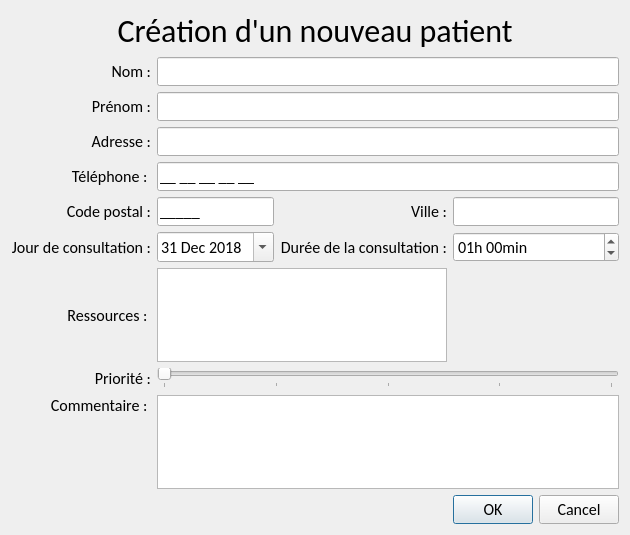
<?xml version="1.0" encoding="UTF-8"?>
<ui version="4.0">
 <class>CreatePatientDialog</class>
 <widget class="QDialog" name="CreatePatientDialog">
  <property name="geometry">
   <rect>
    <x>0</x>
    <y>0</y>
    <width>630</width>
    <height>535</height>
   </rect>
  </property>
  <property name="font">
   <font>
    <family>Calibri</family>
    <pointsize>12</pointsize>
   </font>
  </property>
  <property name="windowTitle">
   <string>Dialog</string>
  </property>
  <layout class="QGridLayout" name="gridLayout">
   <item row="6" column="0">
    <widget class="QLabel" name="label_4">
     <property name="font">
      <font>
       <family>Calibri</family>
      </font>
     </property>
     <property name="text">
      <string>Code postal :</string>
     </property>
     <property name="alignment">
      <set>Qt::AlignRight|Qt::AlignTrailing|Qt::AlignVCenter</set>
     </property>
    </widget>
   </item>
   <item row="11" column="0" colspan="4">
    <spacer name="verticalSpacer_2">
     <property name="orientation">
      <enum>Qt::Vertical</enum>
     </property>
     <property name="sizeHint" stdset="0">
      <size>
       <width>20</width>
       <height>40</height>
      </size>
     </property>
    </spacer>
   </item>
   <item row="6" column="2">
    <widget class="QLabel" name="label_11">
     <property name="font">
      <font>
       <family>Calibri</family>
      </font>
     </property>
     <property name="text">
      <string>Ville :</string>
     </property>
     <property name="alignment">
      <set>Qt::AlignRight|Qt::AlignTrailing|Qt::AlignVCenter</set>
     </property>
    </widget>
   </item>
   <item row="9" column="1" colspan="3">
    <widget class="QSlider" name="horizontalSliderPriority">
     <property name="font">
      <font>
       <family>Calibri</family>
      </font>
     </property>
     <property name="minimum">
      <number>1</number>
     </property>
     <property name="maximum">
      <number>5</number>
     </property>
     <property name="pageStep">
      <number>1</number>
     </property>
     <property name="orientation">
      <enum>Qt::Horizontal</enum>
     </property>
     <property name="tickPosition">
      <enum>QSlider::TicksBelow</enum>
     </property>
     <property name="tickInterval">
      <number>1</number>
     </property>
    </widget>
   </item>
   <item row="7" column="1">
    <widget class="QDateEdit" name="dateEditConsultationDay">
     <property name="font">
      <font>
       <family>Calibri</family>
      </font>
     </property>
     <property name="dateTime">
      <datetime>
       <hour>0</hour>
       <minute>0</minute>
       <second>0</second>
       <year>2018</year>
       <month>12</month>
       <day>31</day>
      </datetime>
     </property>
     <property name="calendarPopup">
      <bool>true</bool>
     </property>
    </widget>
   </item>
   <item row="3" column="0">
    <widget class="QLabel" name="label">
     <property name="font">
      <font>
       <family>Calibri</family>
      </font>
     </property>
     <property name="text">
      <string>Prénom :</string>
     </property>
     <property name="alignment">
      <set>Qt::AlignRight|Qt::AlignTrailing|Qt::AlignVCenter</set>
     </property>
    </widget>
   </item>
   <item row="0" column="0" colspan="4">
    <widget class="QLabel" name="labelTitle">
     <property name="font">
      <font>
       <family>Calibri</family>
       <pointsize>24</pointsize>
      </font>
     </property>
     <property name="text">
      <string>Création d'un nouveau patient</string>
     </property>
     <property name="alignment">
      <set>Qt::AlignCenter</set>
     </property>
    </widget>
   </item>
   <item row="3" column="1" colspan="3">
    <widget class="QLineEdit" name="lineEditSurname">
     <property name="font">
      <font>
       <family>Calibri</family>
      </font>
     </property>
     <property name="inputMask">
      <string>&gt;A&lt;xxxxxxxxxxxxxxxxxxx</string>
     </property>
     <property name="text">
      <string/>
     </property>
    </widget>
   </item>
   <item row="10" column="0">
    <widget class="QLabel" name="label_9">
     <property name="font">
      <font>
       <family>Calibri</family>
      </font>
     </property>
     <property name="text">
      <string>Commentaire : </string>
     </property>
     <property name="alignment">
      <set>Qt::AlignRight|Qt::AlignTop|Qt::AlignTrailing</set>
     </property>
    </widget>
   </item>
   <item row="2" column="0">
    <widget class="QLabel" name="label_2">
     <property name="sizePolicy">
      <sizepolicy hsizetype="Preferred" vsizetype="Preferred">
       <horstretch>0</horstretch>
       <verstretch>0</verstretch>
      </sizepolicy>
     </property>
     <property name="font">
      <font>
       <family>Calibri</family>
      </font>
     </property>
     <property name="text">
      <string>Nom :</string>
     </property>
     <property name="alignment">
      <set>Qt::AlignRight|Qt::AlignTrailing|Qt::AlignVCenter</set>
     </property>
    </widget>
   </item>
   <item row="12" column="3">
    <widget class="QDialogButtonBox" name="buttonBox">
     <property name="font">
      <font>
       <family>Calibri</family>
      </font>
     </property>
     <property name="orientation">
      <enum>Qt::Horizontal</enum>
     </property>
     <property name="standardButtons">
      <set>QDialogButtonBox::Cancel|QDialogButtonBox::Ok</set>
     </property>
    </widget>
   </item>
   <item row="4" column="1" colspan="3">
    <widget class="QLineEdit" name="lineEditAddress">
     <property name="font">
      <font>
       <family>Calibri</family>
      </font>
     </property>
     <property name="inputMask">
      <string/>
     </property>
     <property name="maxLength">
      <number>32767</number>
     </property>
    </widget>
   </item>
   <item row="7" column="3">
    <widget class="QTimeEdit" name="timeEditDuration">
     <property name="font">
      <font>
       <family>Calibri</family>
      </font>
     </property>
     <property name="minimumTime">
      <time>
       <hour>0</hour>
       <minute>0</minute>
       <second>0</second>
      </time>
     </property>
     <property name="displayFormat">
      <string>HH'h 'mm'min'</string>
     </property>
     <property name="time">
      <time>
       <hour>1</hour>
       <minute>0</minute>
       <second>0</second>
      </time>
     </property>
    </widget>
   </item>
   <item row="4" column="0">
    <widget class="QLabel" name="label_3">
     <property name="font">
      <font>
       <family>Calibri</family>
      </font>
     </property>
     <property name="text">
      <string>Adresse :</string>
     </property>
     <property name="textFormat">
      <enum>Qt::PlainText</enum>
     </property>
     <property name="alignment">
      <set>Qt::AlignRight|Qt::AlignTrailing|Qt::AlignVCenter</set>
     </property>
    </widget>
   </item>
   <item row="2" column="1" colspan="3">
    <widget class="QLineEdit" name="lineEditName">
     <property name="font">
      <font>
       <family>Calibri</family>
      </font>
     </property>
     <property name="inputMask">
      <string>&gt;A&lt;xxxxxxxxxxxxxxxxxxx</string>
     </property>
    </widget>
   </item>
   <item row="9" column="0">
    <widget class="QLabel" name="label_8">
     <property name="font">
      <font>
       <family>Calibri</family>
      </font>
     </property>
     <property name="text">
      <string>Priorité :</string>
     </property>
     <property name="alignment">
      <set>Qt::AlignRight|Qt::AlignTrailing|Qt::AlignVCenter</set>
     </property>
    </widget>
   </item>
   <item row="6" column="1">
    <widget class="QLineEdit" name="lineEditPostCode">
     <property name="font">
      <font>
       <family>Calibri</family>
      </font>
     </property>
     <property name="inputMask">
      <string>99999;_</string>
     </property>
    </widget>
   </item>
   <item row="6" column="3">
    <widget class="QLineEdit" name="lineEditTown">
     <property name="font">
      <font>
       <family>Calibri</family>
      </font>
     </property>
     <property name="inputMask">
      <string>&gt;A&lt;xxxxxxxxxxxxxxxxxxxxxxxxxxxxxxxxxxxxxxx</string>
     </property>
    </widget>
   </item>
   <item row="1" column="0" colspan="4">
    <spacer name="verticalSpacer">
     <property name="orientation">
      <enum>Qt::Vertical</enum>
     </property>
     <property name="sizeHint" stdset="0">
      <size>
       <width>20</width>
       <height>40</height>
      </size>
     </property>
    </spacer>
   </item>
   <item row="5" column="1" colspan="3">
    <widget class="QLineEdit" name="lineEditPhone">
     <property name="font">
      <font>
       <family>Calibri</family>
      </font>
     </property>
     <property name="inputMask">
      <string>99 99 99 99 99;_</string>
     </property>
    </widget>
   </item>
   <item row="5" column="0">
    <widget class="QLabel" name="label_10">
     <property name="font">
      <font>
       <family>Calibri</family>
      </font>
     </property>
     <property name="text">
      <string>Téléphone : </string>
     </property>
     <property name="alignment">
      <set>Qt::AlignRight|Qt::AlignTrailing|Qt::AlignVCenter</set>
     </property>
    </widget>
   </item>
   <item row="7" column="2">
    <widget class="QLabel" name="label_7">
     <property name="font">
      <font>
       <family>Calibri</family>
      </font>
     </property>
     <property name="text">
      <string>Durée de la consultation :</string>
     </property>
     <property name="alignment">
      <set>Qt::AlignRight|Qt::AlignTrailing|Qt::AlignVCenter</set>
     </property>
    </widget>
   </item>
   <item row="7" column="0">
    <widget class="QLabel" name="label_6">
     <property name="font">
      <font>
       <family>Calibri</family>
      </font>
     </property>
     <property name="text">
      <string>Jour de consultation :</string>
     </property>
     <property name="alignment">
      <set>Qt::AlignRight|Qt::AlignTrailing|Qt::AlignVCenter</set>
     </property>
    </widget>
   </item>
   <item row="8" column="1" colspan="2">
    <widget class="QListWidget" name="listWidget"/>
   </item>
   <item row="10" column="1" colspan="3">
    <widget class="QPlainTextEdit" name="plainTextEditCommentary"/>
   </item>
   <item row="8" column="0">
    <widget class="QLabel" name="label_5">
     <property name="text">
      <string>Ressources : </string>
     </property>
     <property name="alignment">
      <set>Qt::AlignRight|Qt::AlignTrailing|Qt::AlignVCenter</set>
     </property>
    </widget>
   </item>
  </layout>
 </widget>
 <tabstops>
  <tabstop>lineEditName</tabstop>
  <tabstop>lineEditSurname</tabstop>
  <tabstop>lineEditAddress</tabstop>
  <tabstop>lineEditPhone</tabstop>
  <tabstop>lineEditPostCode</tabstop>
  <tabstop>lineEditTown</tabstop>
  <tabstop>dateEditConsultationDay</tabstop>
  <tabstop>timeEditDuration</tabstop>
  <tabstop>horizontalSliderPriority</tabstop>
  <tabstop>plainTextEditCommentary</tabstop>
 </tabstops>
 <resources/>
 <connections>
  <connection>
   <sender>buttonBox</sender>
   <signal>accepted()</signal>
   <receiver>CreatePatientDialog</receiver>
   <slot>accept()</slot>
   <hints>
    <hint type="sourcelabel">
     <x>248</x>
     <y>254</y>
    </hint>
    <hint type="destinationlabel">
     <x>157</x>
     <y>274</y>
    </hint>
   </hints>
  </connection>
  <connection>
   <sender>buttonBox</sender>
   <signal>rejected()</signal>
   <receiver>CreatePatientDialog</receiver>
   <slot>reject()</slot>
   <hints>
    <hint type="sourcelabel">
     <x>316</x>
     <y>260</y>
    </hint>
    <hint type="destinationlabel">
     <x>286</x>
     <y>274</y>
    </hint>
   </hints>
  </connection>
 </connections>
</ui>
